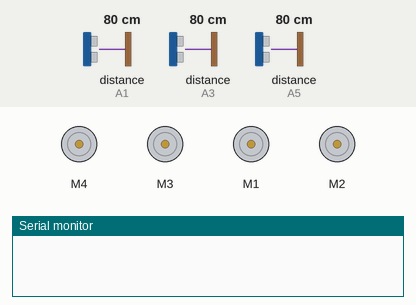
The sketch below on a simulated Arduino Uno, built with avr-gcc and run on an emulated ATmega328P. Parts: 4 × DC motor (green arrow = forward, orange = backward, longer = faster), the last lines printed to the serial monitor. Wiring (inferred from the names in the program): 3 × ultrasonic range finder: trigger A0, echo A1 / trigger A2, echo A3 / trigger A4, echo A5. The inputs (shaded band) are chosen by the test bench; at power-on: distance to the obstacle (sensors on A1, A3, A5) 80 cm. The echo pulse lasts 58.3 µs per cm.

Above: at 0.1 s.
At 5.1 s:
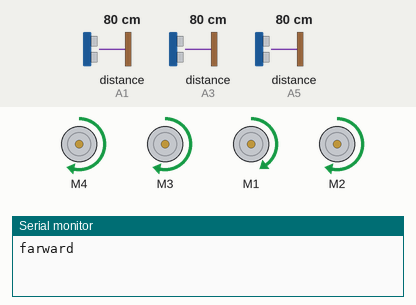
At 5.8 s:
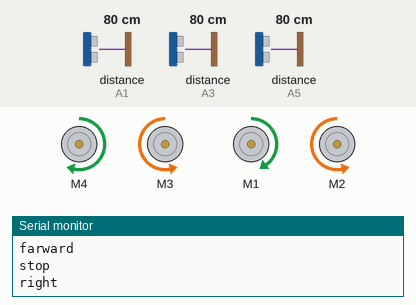
At 7.5 s:
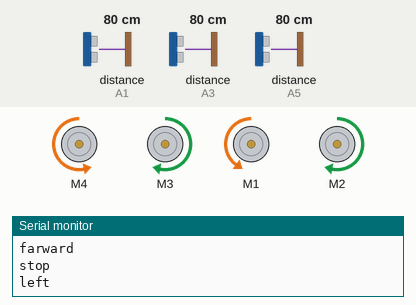
Timing chart, 0 to 10.6 s (numbered marks = the images above):
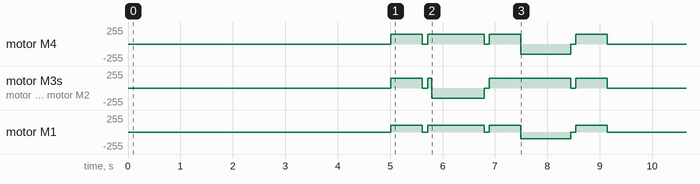

Measured:
- by itself, motor M4: stopped → forward 150/255 at 5.0 s, → stopped 0.60 s later, → forward 150/255 0.10 s later, → stopped 1.1 s later, … (9 changes in this stretch)
- by itself, motor M1: stopped → forward 100/255 at 5.0 s, → stopped 0.60 s later, → forward 100/255 0.10 s later, → stopped 1.1 s later, … (9 changes in this stretch)

The sketch:

calibrations.ino
```cpp
#include <AFMotor.h> // Include motor shield library.

// Create motor objects
AF_DCMotor motor1(4); // Front-Left Motor
AF_DCMotor motor2(3); // Front-Right Motor
AF_DCMotor motor3(1); // Rear-Left Motor
AF_DCMotor motor4(2); // Rear-Right Motor

// Ultrasonic Sensor Pins
const int trigFront = A0;
const int echoFront = A1;

const int trigLeft = A4;
const int echoLeft = A5;

const int trigRight = A2;
const int echoRight = A3;

// Threshold distance (in cm)
const int safeDistance  = 7;

// movement durations
#define LEFT_ROTATION_DURATION 950
#define FORWARD_FOR_LEFT_TURN_DURATION 125
#define RIGHT_ROTATION_DURATION 1000
#define FORWARD_FOR_RIGHT_TURN_DURATION 75
#define FORWARD_DURATION 600

// Function to measure distance from ultrasonic sensor
long measureDistance(int trigPin, int echoPin) {
  digitalWrite(trigPin, LOW);
  delayMicroseconds(2);
  digitalWrite(trigPin, HIGH);
  delayMicroseconds(10);
  digitalWrite(trigPin, LOW);

  long duration = pulseIn(echoPin, HIGH);
  long distance = (duration * 0.034) / 2; // Convert to cm
  return distance;
}

// Setup
void setup() {
  // Initialize motors
  motor1.setSpeed(150); // Speed ranges from 0-255
  motor2.setSpeed(150);
  motor3.setSpeed(100);
  motor4.setSpeed(150);

  // Initialize ultrasonic sensor pins
  pinMode(trigFront, OUTPUT);
  pinMode(echoFront, INPUT);

  pinMode(trigLeft, OUTPUT);
  pinMode(echoLeft, INPUT);

  pinMode(trigRight, OUTPUT);
  pinMode(echoRight, INPUT);

  Serial.begin(9600); // For debugging
}

// Function to stop all motors
void stopMotors() {
  Serial.println("stop");
  motor1.run(RELEASE);
  motor2.run(RELEASE);
  motor3.run(RELEASE);
  motor4.run(RELEASE);
}

// Function to move forward
void moveForward(int duration) {
  Serial.println("farward ");
  motor1.run(FORWARD);
  motor2.run(FORWARD);
  motor3.run(FORWARD);
  motor4.run(FORWARD);
  delay(duration);
  stopMotors();
}

// Function to rotate left
void rotateLeft() {
  Serial.println("left ");
  motor1.run(BACKWARD);
  motor2.run(FORWARD);
  motor3.run(BACKWARD);
  motor4.run(FORWARD);
  delay(LEFT_ROTATION_DURATION);
  stopMotors();
}

// Function to rotate right
void rotateRight() {
  Serial.println("right ");
  motor1.run(FORWARD);
  motor2.run(BACKWARD);
  motor3.run(FORWARD);
  motor4.run(BACKWARD);
  delay(RIGHT_ROTATION_DURATION);
  stopMotors();
}

//turn left test
void turnLeft(){
  // moveForward(FORWARD_FOR_LEFT_TURN_DURATION);
  // delay(100);
  rotateLeft();
  // delay(100);
  // moveForward(FORWARD_FOR_LEFT_TURN_DURATION);
}

void turnRight(){
  moveForward(FORWARD_FOR_RIGHT_TURN_DURATION);
  rotateRight();

}

// for testing
bool turn = true;

// Loop
void loop() {

  // // Measure distances
  long frontDistance = measureDistance(trigFront, echoFront);
  long leftDistance = measureDistance(trigLeft, echoLeft);
  long rightDistance = measureDistance(trigRight, echoRight);

  // // Debugging distances
  // Serial.print("Front: ");  Serial.print(frontDistance); Serial.print(" cm, ");
  // Serial.print("Left: ");   Serial.print(leftDistance); Serial.print(" cm, ");
  // Serial.print("Right: ");  Serial.println(rightDistance);


  delay(5000);
  if(turn){
    moveForward(FORWARD_DURATION);
    delay(100);
    turnRight();
    delay(100);
    moveForward(FORWARD_DURATION);
    turnLeft();
    delay(100);
    moveForward(FORWARD_DURATION);
  }
  turn = false;
  delay(100); // Small delay for stability
}
```
